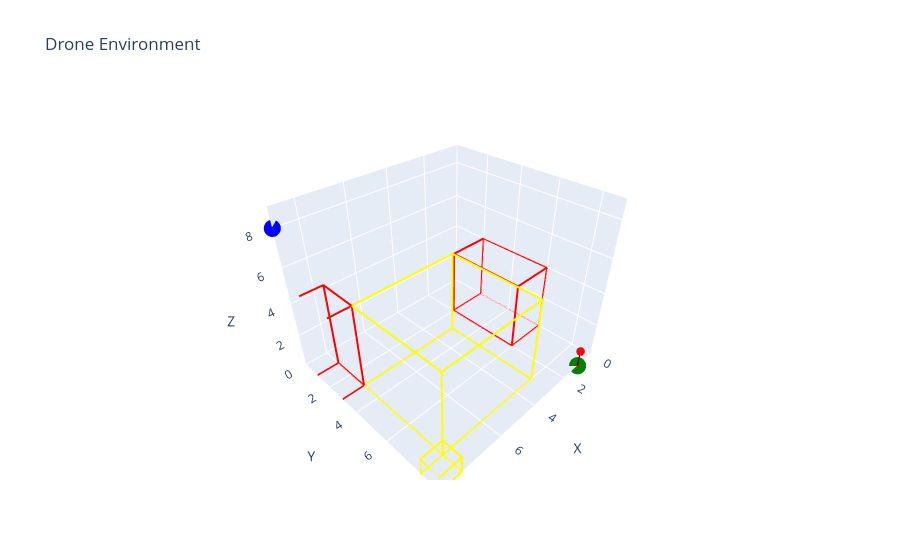
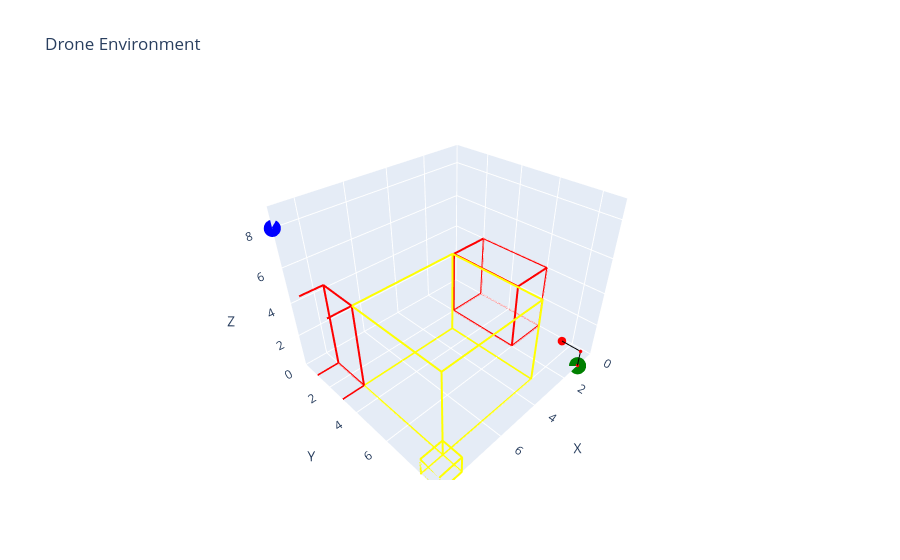
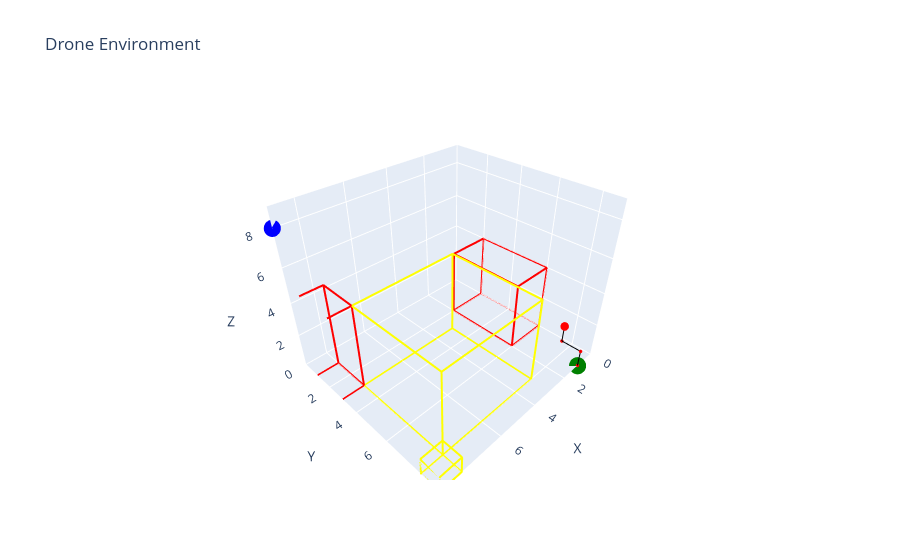
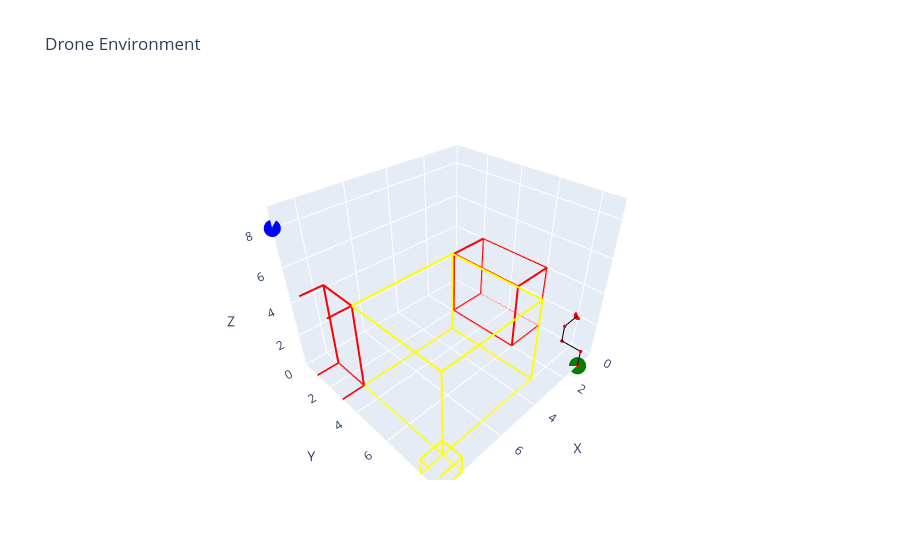

Notebook cell for these charts, in order:
### Code cell
# مكتبة الزمن
import time

terminated=False # الوصول للهدف
truncated=False # انتهاء دورات الحلقة
# مسح كل الإظهار
clear_output()
# إعادة التهيئة
env.reset()
# تحديد هدف معين
raw_env = env.unwrapped
raw_env.set_goal(goal_position)
# إجراء حلقة للتفاعل مع البيئة
while not (terminated or truncated):
     # اختيار فعل عشوائي
    action = env.action_space.sample()
     # تنفيذ الفعل في البيئة
    state, reward, terminated, truncated, info  = env.step(action)
    # عرض البيئة بعد كل خطوة
    env.render()
    # التوقف لثانية
    time.sleep(1)
    # مسح الإظهار
    #clear_output()

### Figure 1 — Plotly figure (JSON) as saved in the notebook; plotly's stock layout.template omitted (floating-point values rounded to 4 significant figures)
{"data": [{"line": {"color": "yellow", "width": 4}, "mode": "lines", "name": "Building", "showlegend": false, "type": "scatter3d", "x": [3, 8, 8, 3], "y": [3, 3, 8, 8], "z": [0, 0, 0, 0]}, {"line": {"color": "yellow", "width": 4}, "mode": "lines", "name": "Building", "showlegend": false, "type": "scatter3d", "x": [3, 8, 8, 3], "y": [3, 3, 8, 8], "z": [5, 5, 5, 5]}, {"line": {"color": "yellow", "width": 4}, "mode": "lines", "name": "Building", "showlegend": false, "type": "scatter3d", "x": [3, 8, 8, 3], "y": [3, 3, 3, 3], "z": [0, 0, 5, 5]}, {"line": {"color": "yellow", "width": 4}, "mode": "lines", "name": "Building", "showlegend": false, "type": "scatter3d", "x": [8, 8, 8, 8], "y": [3, 8, 8, 3], "z": [0, 0, 5, 5]}, {"line": {"color": "yellow", "width": 4}, "mode": "lines", "name": "Building", "showlegend": false, "type": "scatter3d", "x": [8, 3, 3, 8], "y": [8, 8, 8, 8], "z": [0, 0, 5, 5]}, {"line": {"color": "yellow", "width": 4}, "mode": "lines", "name": "Building", "showlegend": false, "type": "scatter3d", "x": [3, 3, 3, 3], "y": [8, 3, 3, 8], "z": [0, 0, 5, 5]}, {"line": {"color": "yellow", "width": 4}, "mode": "lines", "name": "Building", "showlegend": false, "type": "scatter3d", "x": [8, 9, 9, 8], "y": [8, 8, 9, 9], "z": [0, 0, 0, 0]}, {"line": {"color": "yellow", "width": 4}, "mode": "lines", "name": "Building", "showlegend": false, "type": "scatter3d", "x": [8, 9, 9, 8], "y": [8, 8, 9, 9], "z": [1, 1, 1, 1]}, {"line": {"color": "yellow", "width": 4}, "mode": "lines", "name": "Building", "showlegend": false, "type": "scatter3d", "x": [8, 9, 9, 8], "y": [8, 8, 8, 8], "z": [0, 0, 1, 1]}, {"line": {"color": "yellow", "width": 4}, "mode": "lines", "name": "Building", "showlegend": false, "type": "scatter3d", "x": [9, 9, 9, 9], "y": [8, 9, 9, 8], "z": [0, 0, 1, 1]}, {"line": {"color": "yellow", "width": 4}, "mode": "lines", "name": "Building", "showlegend": false, "type": "scatter3d", "x": [9, 8, 8, 9], "y": [9, 9, 9, 9], "z": [0, 0, 1, 1]}, {"line": {"color": "yellow", "width": 4}, "mode": "lines", "name": "Building", "showlegend": false, "type": "scatter3d", "x": [8, 8, 8, 8], "y": [9, 8, 8, 9], "z": [0, 0, 1, 1]}, {"line": {"color": "red", "width": 4}, "mode": "lines", "name": "Building", "showlegend": false, "type": "scatter3d", "x": [0, 2, 2, 0], "y": [2, 2, 6, 6], "z": [0, 0, 0, 0]}, {"line": {"color": "red", "width": 4}, "mode": "lines", "name": "Building", "showlegend": false, "type": "scatter3d", "x": [0, 2, 2, 0], "y": [2, 2, 6, 6], "z": [4, 4, 4, 4]}, {"line": {"color": "red", "width": 4}, "mode": "lines", "name": "Building", "showlegend": false, "type": "scatter3d", "x": [0, 2, 2, 0], "y": [2, 2, 2, 2], "z": [0, 0, 4, 4]}, {"line": {"color": "red", "width": 4}, "mode": "lines", "name": "Building", "showlegend": false, "type": "scatter3d", "x": [2, 2, 2, 2], "y": [2, 6, 6, 2], "z": [0, 0, 4, 4]}, {"line": {"color": "red", "width": 4}, "mode": "lines", "name": "Building", "showlegend": false, "type": "scatter3d", "x": [2, 0, 0, 2], "y": [6, 6, 6, 6], "z": [0, 0, 4, 4]}, {"line": {"color": "red", "width": 4}, "mode": "lines", "name": "Building", "showlegend": false, "type": "scatter3d", "x": [0, 0, 0, 0], "y": [6, 2, 2, 6], "z": [0, 0, 4, 4]}, {"line": {"color": "red", "width": 4}, "mode": "lines", "name": "Building", "showlegend": false, "type": "scatter3d", "x": [8, 10, 10, 8], "y": [1, 1, 3, 3], "z": [0, 0, 0, 0]}, {"line": {"color": "red", "width": 4}, "mode": "lines", "name": "Building", "showlegend": false, "type": "scatter3d", "x": [8, 10, 10, 8], "y": [1, 1, 3, 3], "z": [5, 5, 5, 5]}, {"line": {"color": "red", "width": 4}, "mode": "lines", "name": "Building", "showlegend": false, "type": "scatter3d", "x": [8, 10, 10, 8], "y": [1, 1, 1, 1], "z": [0, 0, 5, 5]}, {"line": {"color": "red", "width": 4}, "mode": "lines", "name": "Building", "showlegend": false, "type": "scatter3d", "x": [10, 10, 10, 10], "y": [1, 3, 3, 1], "z": [0, 0, 5, 5]}, {"line": {"color": "red", "width": 4}, "mode": "lines", "name": "Building", "showlegend": false, "type": "scatter3d", "x": [10, 8, 8, 10], "y": [3, 3, 3, 3], "z": [0, 0, 5, 5]}, {"line": {"color": "red", "width": 4}, "mode": "lines", "name": "Building", "showlegend": false, "type": "scatter3d", "x": [8, 8, 8, 8], "y": [3, 1, 1, 3], "z": [0, 0, 5, 5]}, {"marker": {"color": "green", "size": 10}, "mode": "markers", "name": "Start", "showlegend": false, "type": "scatter3d", "x": [1], "y": [9], "z": [0]}, {"marker": {"color": "blue", "size": 10}, "mode": "markers", "name": "Goal", "showlegend": false, "type": "scatter3d", "x": [9], "y": [0], "z": [8]}, {"line": {"color": "black", "width": 2}, "marker": {"color": "red", "size": 2}, "mode": "lines+markers", "name": "Drone Path", "showlegend": false, "type": "scatter3d", "x": [1, 1], "y": [9, 9], "z": [0, 1]}, {"marker": {"color": "red", "size": 5}, "mode": "markers", "name": "Drone", "showlegend": false, "type": "scatter3d", "x": [1], "y": [9], "z": [1]}], "layout": {"scene": {"domain": {"x": [0, 1], "y": [0, 1]}, "xaxis": {"range": [0, 9], "title": {"text": "X"}}, "yaxis": {"range": [0, 9], "title": {"text": "Y"}}, "zaxis": {"range": [0, 9], "title": {"text": "Z"}}}, "title": {"text": "Drone Environment"}}}

### Figure 2 — Plotly figure (JSON) as saved in the notebook; plotly's stock layout.template omitted (floating-point values rounded to 4 significant figures)
{"data": [{"line": {"color": "yellow", "width": 4}, "mode": "lines", "name": "Building", "showlegend": false, "type": "scatter3d", "x": [3, 8, 8, 3], "y": [3, 3, 8, 8], "z": [0, 0, 0, 0]}, {"line": {"color": "yellow", "width": 4}, "mode": "lines", "name": "Building", "showlegend": false, "type": "scatter3d", "x": [3, 8, 8, 3], "y": [3, 3, 8, 8], "z": [5, 5, 5, 5]}, {"line": {"color": "yellow", "width": 4}, "mode": "lines", "name": "Building", "showlegend": false, "type": "scatter3d", "x": [3, 8, 8, 3], "y": [3, 3, 3, 3], "z": [0, 0, 5, 5]}, {"line": {"color": "yellow", "width": 4}, "mode": "lines", "name": "Building", "showlegend": false, "type": "scatter3d", "x": [8, 8, 8, 8], "y": [3, 8, 8, 3], "z": [0, 0, 5, 5]}, {"line": {"color": "yellow", "width": 4}, "mode": "lines", "name": "Building", "showlegend": false, "type": "scatter3d", "x": [8, 3, 3, 8], "y": [8, 8, 8, 8], "z": [0, 0, 5, 5]}, {"line": {"color": "yellow", "width": 4}, "mode": "lines", "name": "Building", "showlegend": false, "type": "scatter3d", "x": [3, 3, 3, 3], "y": [8, 3, 3, 8], "z": [0, 0, 5, 5]}, {"line": {"color": "yellow", "width": 4}, "mode": "lines", "name": "Building", "showlegend": false, "type": "scatter3d", "x": [8, 9, 9, 8], "y": [8, 8, 9, 9], "z": [0, 0, 0, 0]}, {"line": {"color": "yellow", "width": 4}, "mode": "lines", "name": "Building", "showlegend": false, "type": "scatter3d", "x": [8, 9, 9, 8], "y": [8, 8, 9, 9], "z": [1, 1, 1, 1]}, {"line": {"color": "yellow", "width": 4}, "mode": "lines", "name": "Building", "showlegend": false, "type": "scatter3d", "x": [8, 9, 9, 8], "y": [8, 8, 8, 8], "z": [0, 0, 1, 1]}, {"line": {"color": "yellow", "width": 4}, "mode": "lines", "name": "Building", "showlegend": false, "type": "scatter3d", "x": [9, 9, 9, 9], "y": [8, 9, 9, 8], "z": [0, 0, 1, 1]}, {"line": {"color": "yellow", "width": 4}, "mode": "lines", "name": "Building", "showlegend": false, "type": "scatter3d", "x": [9, 8, 8, 9], "y": [9, 9, 9, 9], "z": [0, 0, 1, 1]}, {"line": {"color": "yellow", "width": 4}, "mode": "lines", "name": "Building", "showlegend": false, "type": "scatter3d", "x": [8, 8, 8, 8], "y": [9, 8, 8, 9], "z": [0, 0, 1, 1]}, {"line": {"color": "red", "width": 4}, "mode": "lines", "name": "Building", "showlegend": false, "type": "scatter3d", "x": [0, 2, 2, 0], "y": [2, 2, 6, 6], "z": [0, 0, 0, 0]}, {"line": {"color": "red", "width": 4}, "mode": "lines", "name": "Building", "showlegend": false, "type": "scatter3d", "x": [0, 2, 2, 0], "y": [2, 2, 6, 6], "z": [4, 4, 4, 4]}, {"line": {"color": "red", "width": 4}, "mode": "lines", "name": "Building", "showlegend": false, "type": "scatter3d", "x": [0, 2, 2, 0], "y": [2, 2, 2, 2], "z": [0, 0, 4, 4]}, {"line": {"color": "red", "width": 4}, "mode": "lines", "name": "Building", "showlegend": false, "type": "scatter3d", "x": [2, 2, 2, 2], "y": [2, 6, 6, 2], "z": [0, 0, 4, 4]}, {"line": {"color": "red", "width": 4}, "mode": "lines", "name": "Building", "showlegend": false, "type": "scatter3d", "x": [2, 0, 0, 2], "y": [6, 6, 6, 6], "z": [0, 0, 4, 4]}, {"line": {"color": "red", "width": 4}, "mode": "lines", "name": "Building", "showlegend": false, "type": "scatter3d", "x": [0, 0, 0, 0], "y": [6, 2, 2, 6], "z": [0, 0, 4, 4]}, {"line": {"color": "red", "width": 4}, "mode": "lines", "name": "Building", "showlegend": false, "type": "scatter3d", "x": [8, 10, 10, 8], "y": [1, 1, 3, 3], "z": [0, 0, 0, 0]}, {"line": {"color": "red", "width": 4}, "mode": "lines", "name": "Building", "showlegend": false, "type": "scatter3d", "x": [8, 10, 10, 8], "y": [1, 1, 3, 3], "z": [5, 5, 5, 5]}, {"line": {"color": "red", "width": 4}, "mode": "lines", "name": "Building", "showlegend": false, "type": "scatter3d", "x": [8, 10, 10, 8], "y": [1, 1, 1, 1], "z": [0, 0, 5, 5]}, {"line": {"color": "red", "width": 4}, "mode": "lines", "name": "Building", "showlegend": false, "type": "scatter3d", "x": [10, 10, 10, 10], "y": [1, 3, 3, 1], "z": [0, 0, 5, 5]}, {"line": {"color": "red", "width": 4}, "mode": "lines", "name": "Building", "showlegend": false, "type": "scatter3d", "x": [10, 8, 8, 10], "y": [3, 3, 3, 3], "z": [0, 0, 5, 5]}, {"line": {"color": "red", "width": 4}, "mode": "lines", "name": "Building", "showlegend": false, "type": "scatter3d", "x": [8, 8, 8, 8], "y": [3, 1, 1, 3], "z": [0, 0, 5, 5]}, {"marker": {"color": "green", "size": 10}, "mode": "markers", "name": "Start", "showlegend": false, "type": "scatter3d", "x": [1], "y": [9], "z": [0]}, {"marker": {"color": "blue", "size": 10}, "mode": "markers", "name": "Goal", "showlegend": false, "type": "scatter3d", "x": [9], "y": [0], "z": [8]}, {"line": {"color": "black", "width": 2}, "marker": {"color": "red", "size": 2}, "mode": "lines+markers", "name": "Drone Path", "showlegend": false, "type": "scatter3d", "x": [1, 1, 1], "y": [9, 9, 8], "z": [0, 1, 1]}, {"marker": {"color": "red", "size": 5}, "mode": "markers", "name": "Drone", "showlegend": false, "type": "scatter3d", "x": [1], "y": [8], "z": [1]}], "layout": {"scene": {"domain": {"x": [0, 1], "y": [0, 1]}, "xaxis": {"range": [0, 9], "title": {"text": "X"}}, "yaxis": {"range": [0, 9], "title": {"text": "Y"}}, "zaxis": {"range": [0, 9], "title": {"text": "Z"}}}, "title": {"text": "Drone Environment"}}}

### Figure 3 — Plotly figure (JSON) as saved in the notebook; plotly's stock layout.template omitted (floating-point values rounded to 4 significant figures)
{"data": [{"line": {"color": "yellow", "width": 4}, "mode": "lines", "name": "Building", "showlegend": false, "type": "scatter3d", "x": [3, 8, 8, 3], "y": [3, 3, 8, 8], "z": [0, 0, 0, 0]}, {"line": {"color": "yellow", "width": 4}, "mode": "lines", "name": "Building", "showlegend": false, "type": "scatter3d", "x": [3, 8, 8, 3], "y": [3, 3, 8, 8], "z": [5, 5, 5, 5]}, {"line": {"color": "yellow", "width": 4}, "mode": "lines", "name": "Building", "showlegend": false, "type": "scatter3d", "x": [3, 8, 8, 3], "y": [3, 3, 3, 3], "z": [0, 0, 5, 5]}, {"line": {"color": "yellow", "width": 4}, "mode": "lines", "name": "Building", "showlegend": false, "type": "scatter3d", "x": [8, 8, 8, 8], "y": [3, 8, 8, 3], "z": [0, 0, 5, 5]}, {"line": {"color": "yellow", "width": 4}, "mode": "lines", "name": "Building", "showlegend": false, "type": "scatter3d", "x": [8, 3, 3, 8], "y": [8, 8, 8, 8], "z": [0, 0, 5, 5]}, {"line": {"color": "yellow", "width": 4}, "mode": "lines", "name": "Building", "showlegend": false, "type": "scatter3d", "x": [3, 3, 3, 3], "y": [8, 3, 3, 8], "z": [0, 0, 5, 5]}, {"line": {"color": "yellow", "width": 4}, "mode": "lines", "name": "Building", "showlegend": false, "type": "scatter3d", "x": [8, 9, 9, 8], "y": [8, 8, 9, 9], "z": [0, 0, 0, 0]}, {"line": {"color": "yellow", "width": 4}, "mode": "lines", "name": "Building", "showlegend": false, "type": "scatter3d", "x": [8, 9, 9, 8], "y": [8, 8, 9, 9], "z": [1, 1, 1, 1]}, {"line": {"color": "yellow", "width": 4}, "mode": "lines", "name": "Building", "showlegend": false, "type": "scatter3d", "x": [8, 9, 9, 8], "y": [8, 8, 8, 8], "z": [0, 0, 1, 1]}, {"line": {"color": "yellow", "width": 4}, "mode": "lines", "name": "Building", "showlegend": false, "type": "scatter3d", "x": [9, 9, 9, 9], "y": [8, 9, 9, 8], "z": [0, 0, 1, 1]}, {"line": {"color": "yellow", "width": 4}, "mode": "lines", "name": "Building", "showlegend": false, "type": "scatter3d", "x": [9, 8, 8, 9], "y": [9, 9, 9, 9], "z": [0, 0, 1, 1]}, {"line": {"color": "yellow", "width": 4}, "mode": "lines", "name": "Building", "showlegend": false, "type": "scatter3d", "x": [8, 8, 8, 8], "y": [9, 8, 8, 9], "z": [0, 0, 1, 1]}, {"line": {"color": "red", "width": 4}, "mode": "lines", "name": "Building", "showlegend": false, "type": "scatter3d", "x": [0, 2, 2, 0], "y": [2, 2, 6, 6], "z": [0, 0, 0, 0]}, {"line": {"color": "red", "width": 4}, "mode": "lines", "name": "Building", "showlegend": false, "type": "scatter3d", "x": [0, 2, 2, 0], "y": [2, 2, 6, 6], "z": [4, 4, 4, 4]}, {"line": {"color": "red", "width": 4}, "mode": "lines", "name": "Building", "showlegend": false, "type": "scatter3d", "x": [0, 2, 2, 0], "y": [2, 2, 2, 2], "z": [0, 0, 4, 4]}, {"line": {"color": "red", "width": 4}, "mode": "lines", "name": "Building", "showlegend": false, "type": "scatter3d", "x": [2, 2, 2, 2], "y": [2, 6, 6, 2], "z": [0, 0, 4, 4]}, {"line": {"color": "red", "width": 4}, "mode": "lines", "name": "Building", "showlegend": false, "type": "scatter3d", "x": [2, 0, 0, 2], "y": [6, 6, 6, 6], "z": [0, 0, 4, 4]}, {"line": {"color": "red", "width": 4}, "mode": "lines", "name": "Building", "showlegend": false, "type": "scatter3d", "x": [0, 0, 0, 0], "y": [6, 2, 2, 6], "z": [0, 0, 4, 4]}, {"line": {"color": "red", "width": 4}, "mode": "lines", "name": "Building", "showlegend": false, "type": "scatter3d", "x": [8, 10, 10, 8], "y": [1, 1, 3, 3], "z": [0, 0, 0, 0]}, {"line": {"color": "red", "width": 4}, "mode": "lines", "name": "Building", "showlegend": false, "type": "scatter3d", "x": [8, 10, 10, 8], "y": [1, 1, 3, 3], "z": [5, 5, 5, 5]}, {"line": {"color": "red", "width": 4}, "mode": "lines", "name": "Building", "showlegend": false, "type": "scatter3d", "x": [8, 10, 10, 8], "y": [1, 1, 1, 1], "z": [0, 0, 5, 5]}, {"line": {"color": "red", "width": 4}, "mode": "lines", "name": "Building", "showlegend": false, "type": "scatter3d", "x": [10, 10, 10, 10], "y": [1, 3, 3, 1], "z": [0, 0, 5, 5]}, {"line": {"color": "red", "width": 4}, "mode": "lines", "name": "Building", "showlegend": false, "type": "scatter3d", "x": [10, 8, 8, 10], "y": [3, 3, 3, 3], "z": [0, 0, 5, 5]}, {"line": {"color": "red", "width": 4}, "mode": "lines", "name": "Building", "showlegend": false, "type": "scatter3d", "x": [8, 8, 8, 8], "y": [3, 1, 1, 3], "z": [0, 0, 5, 5]}, {"marker": {"color": "green", "size": 10}, "mode": "markers", "name": "Start", "showlegend": false, "type": "scatter3d", "x": [1], "y": [9], "z": [0]}, {"marker": {"color": "blue", "size": 10}, "mode": "markers", "name": "Goal", "showlegend": false, "type": "scatter3d", "x": [9], "y": [0], "z": [8]}, {"line": {"color": "black", "width": 2}, "marker": {"color": "red", "size": 2}, "mode": "lines+markers", "name": "Drone Path", "showlegend": false, "type": "scatter3d", "x": [1, 1, 1, 1], "y": [9, 9, 8, 8], "z": [0, 1, 1, 2]}, {"marker": {"color": "red", "size": 5}, "mode": "markers", "name": "Drone", "showlegend": false, "type": "scatter3d", "x": [1], "y": [8], "z": [2]}], "layout": {"scene": {"domain": {"x": [0, 1], "y": [0, 1]}, "xaxis": {"range": [0, 9], "title": {"text": "X"}}, "yaxis": {"range": [0, 9], "title": {"text": "Y"}}, "zaxis": {"range": [0, 9], "title": {"text": "Z"}}}, "title": {"text": "Drone Environment"}}}

### Figure 4 — Plotly figure (JSON) as saved in the notebook; plotly's stock layout.template omitted (floating-point values rounded to 4 significant figures)
{"data": [{"line": {"color": "yellow", "width": 4}, "mode": "lines", "name": "Building", "showlegend": false, "type": "scatter3d", "x": [3, 8, 8, 3], "y": [3, 3, 8, 8], "z": [0, 0, 0, 0]}, {"line": {"color": "yellow", "width": 4}, "mode": "lines", "name": "Building", "showlegend": false, "type": "scatter3d", "x": [3, 8, 8, 3], "y": [3, 3, 8, 8], "z": [5, 5, 5, 5]}, {"line": {"color": "yellow", "width": 4}, "mode": "lines", "name": "Building", "showlegend": false, "type": "scatter3d", "x": [3, 8, 8, 3], "y": [3, 3, 3, 3], "z": [0, 0, 5, 5]}, {"line": {"color": "yellow", "width": 4}, "mode": "lines", "name": "Building", "showlegend": false, "type": "scatter3d", "x": [8, 8, 8, 8], "y": [3, 8, 8, 3], "z": [0, 0, 5, 5]}, {"line": {"color": "yellow", "width": 4}, "mode": "lines", "name": "Building", "showlegend": false, "type": "scatter3d", "x": [8, 3, 3, 8], "y": [8, 8, 8, 8], "z": [0, 0, 5, 5]}, {"line": {"color": "yellow", "width": 4}, "mode": "lines", "name": "Building", "showlegend": false, "type": "scatter3d", "x": [3, 3, 3, 3], "y": [8, 3, 3, 8], "z": [0, 0, 5, 5]}, {"line": {"color": "yellow", "width": 4}, "mode": "lines", "name": "Building", "showlegend": false, "type": "scatter3d", "x": [8, 9, 9, 8], "y": [8, 8, 9, 9], "z": [0, 0, 0, 0]}, {"line": {"color": "yellow", "width": 4}, "mode": "lines", "name": "Building", "showlegend": false, "type": "scatter3d", "x": [8, 9, 9, 8], "y": [8, 8, 9, 9], "z": [1, 1, 1, 1]}, {"line": {"color": "yellow", "width": 4}, "mode": "lines", "name": "Building", "showlegend": false, "type": "scatter3d", "x": [8, 9, 9, 8], "y": [8, 8, 8, 8], "z": [0, 0, 1, 1]}, {"line": {"color": "yellow", "width": 4}, "mode": "lines", "name": "Building", "showlegend": false, "type": "scatter3d", "x": [9, 9, 9, 9], "y": [8, 9, 9, 8], "z": [0, 0, 1, 1]}, {"line": {"color": "yellow", "width": 4}, "mode": "lines", "name": "Building", "showlegend": false, "type": "scatter3d", "x": [9, 8, 8, 9], "y": [9, 9, 9, 9], "z": [0, 0, 1, 1]}, {"line": {"color": "yellow", "width": 4}, "mode": "lines", "name": "Building", "showlegend": false, "type": "scatter3d", "x": [8, 8, 8, 8], "y": [9, 8, 8, 9], "z": [0, 0, 1, 1]}, {"line": {"color": "red", "width": 4}, "mode": "lines", "name": "Building", "showlegend": false, "type": "scatter3d", "x": [0, 2, 2, 0], "y": [2, 2, 6, 6], "z": [0, 0, 0, 0]}, {"line": {"color": "red", "width": 4}, "mode": "lines", "name": "Building", "showlegend": false, "type": "scatter3d", "x": [0, 2, 2, 0], "y": [2, 2, 6, 6], "z": [4, 4, 4, 4]}, {"line": {"color": "red", "width": 4}, "mode": "lines", "name": "Building", "showlegend": false, "type": "scatter3d", "x": [0, 2, 2, 0], "y": [2, 2, 2, 2], "z": [0, 0, 4, 4]}, {"line": {"color": "red", "width": 4}, "mode": "lines", "name": "Building", "showlegend": false, "type": "scatter3d", "x": [2, 2, 2, 2], "y": [2, 6, 6, 2], "z": [0, 0, 4, 4]}, {"line": {"color": "red", "width": 4}, "mode": "lines", "name": "Building", "showlegend": false, "type": "scatter3d", "x": [2, 0, 0, 2], "y": [6, 6, 6, 6], "z": [0, 0, 4, 4]}, {"line": {"color": "red", "width": 4}, "mode": "lines", "name": "Building", "showlegend": false, "type": "scatter3d", "x": [0, 0, 0, 0], "y": [6, 2, 2, 6], "z": [0, 0, 4, 4]}, {"line": {"color": "red", "width": 4}, "mode": "lines", "name": "Building", "showlegend": false, "type": "scatter3d", "x": [8, 10, 10, 8], "y": [1, 1, 3, 3], "z": [0, 0, 0, 0]}, {"line": {"color": "red", "width": 4}, "mode": "lines", "name": "Building", "showlegend": false, "type": "scatter3d", "x": [8, 10, 10, 8], "y": [1, 1, 3, 3], "z": [5, 5, 5, 5]}, {"line": {"color": "red", "width": 4}, "mode": "lines", "name": "Building", "showlegend": false, "type": "scatter3d", "x": [8, 10, 10, 8], "y": [1, 1, 1, 1], "z": [0, 0, 5, 5]}, {"line": {"color": "red", "width": 4}, "mode": "lines", "name": "Building", "showlegend": false, "type": "scatter3d", "x": [10, 10, 10, 10], "y": [1, 3, 3, 1], "z": [0, 0, 5, 5]}, {"line": {"color": "red", "width": 4}, "mode": "lines", "name": "Building", "showlegend": false, "type": "scatter3d", "x": [10, 8, 8, 10], "y": [3, 3, 3, 3], "z": [0, 0, 5, 5]}, {"line": {"color": "red", "width": 4}, "mode": "lines", "name": "Building", "showlegend": false, "type": "scatter3d", "x": [8, 8, 8, 8], "y": [3, 1, 1, 3], "z": [0, 0, 5, 5]}, {"marker": {"color": "green", "size": 10}, "mode": "markers", "name": "Start", "showlegend": false, "type": "scatter3d", "x": [1], "y": [9], "z": [0]}, {"marker": {"color": "blue", "size": 10}, "mode": "markers", "name": "Goal", "showlegend": false, "type": "scatter3d", "x": [9], "y": [0], "z": [8]}, {"line": {"color": "black", "width": 2}, "marker": {"color": "red", "size": 2}, "mode": "lines+markers", "name": "Drone Path", "showlegend": false, "type": "scatter3d", "x": [1, 1, 1, 1, 0], "y": [9, 9, 8, 8, 8], "z": [0, 1, 1, 2, 2]}, {"marker": {"color": "red", "size": 5}, "mode": "markers", "name": "Drone", "showlegend": false, "type": "scatter3d", "x": [0], "y": [8], "z": [2]}], "layout": {"scene": {"domain": {"x": [0, 1], "y": [0, 1]}, "xaxis": {"range": [0, 9], "title": {"text": "X"}}, "yaxis": {"range": [0, 9], "title": {"text": "Y"}}, "zaxis": {"range": [0, 9], "title": {"text": "Z"}}}, "title": {"text": "Drone Environment"}}}
